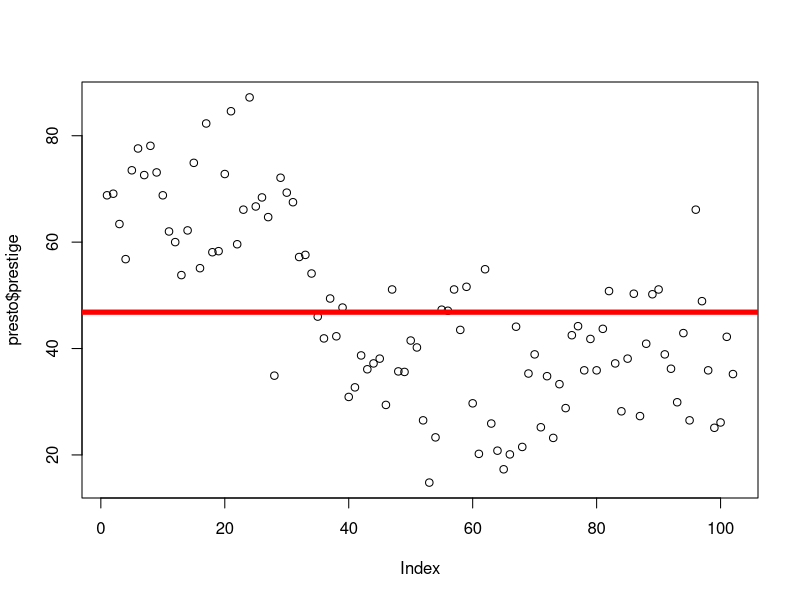
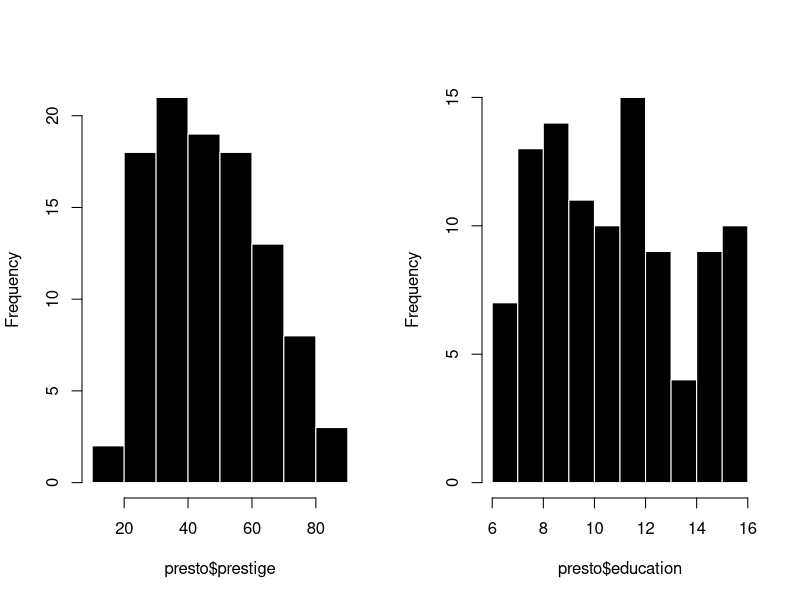
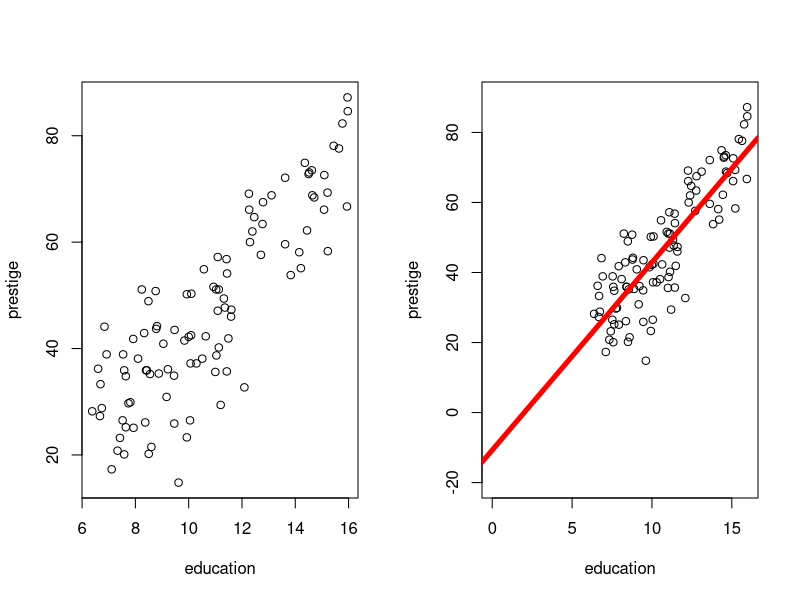
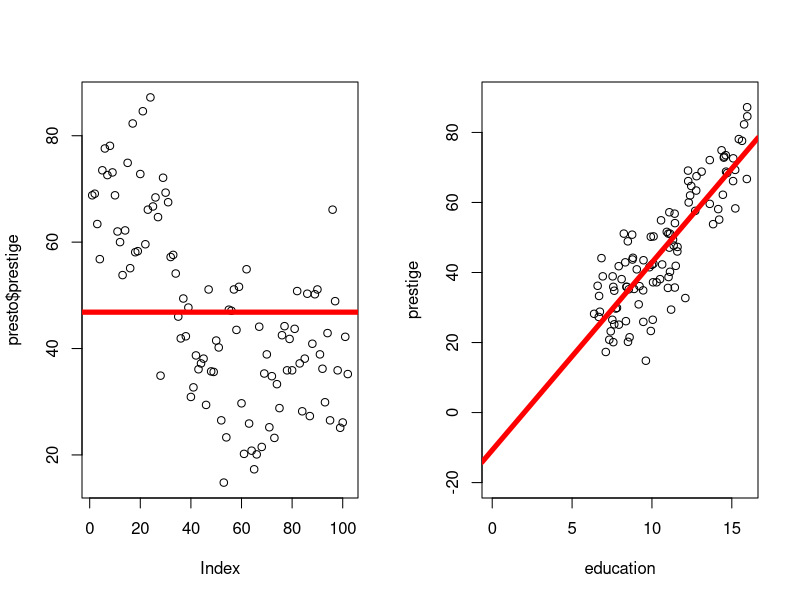
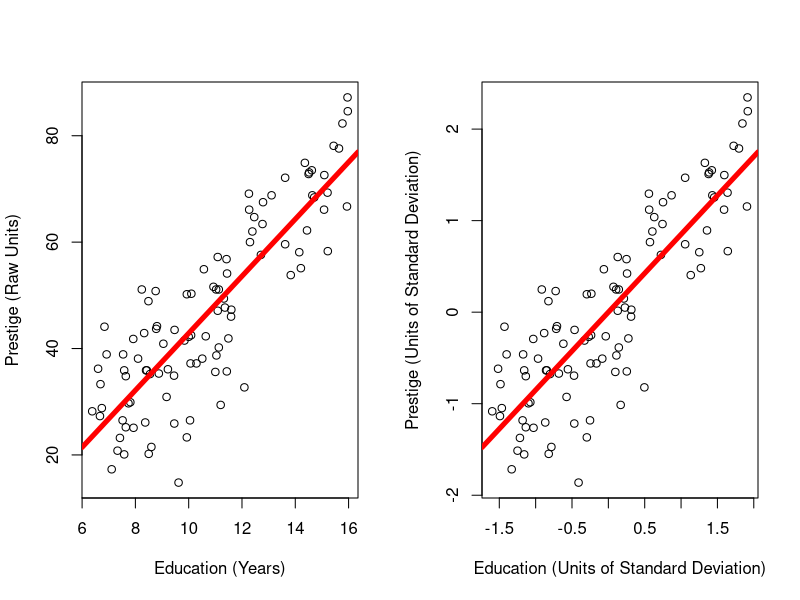

Here is the R script that generated these plots, in order:
## ---- chunk 1
# install.packages("car") # this installs a package - you only need to do this ONCE. Remove the # to run this code.
library(car) # loading the library - make sure you installed it first!
presto <- Prestige # creating a copy of the dataset so you don't mess something up :)
names(presto) # tadaa!!
## ---- chunk 2
plot(presto$prestige)
abline(h = mean(presto$prestige), lwd = 5, col = 'red',
       xlab = "Index (Individual Row Number)",
       ylab = "Individual Prestige Score")
## ---- chunk 3
    residual <- presto$prestige - mean(presto$prestige)
    sum(residual^2)
## ---- chunk 4
par(mfrow = c(1,2)) # splits my graphing window
hist(presto$prestige, col = 'black', bor = 'white', main = "")
hist(presto$education, col = 'black', bor = 'white', main = "")
## ---- chunk 5
plot(prestige ~ education, data = presto)
## ---- chunk 6
mod <- lm(prestige ~ education, data = presto) # this defines the model, and then saves it to an object (called mod)
coef(mod) # this shows me the values of the model
## ---- chunk 7
plot(prestige ~ education, data = presto, # plots the model again
     xlim = c(0, 16),  # changes my x-axis to range from 0 to 16
     ylim = c(-20,90)) # changes my y-axis to range from -15 to 90
abline(mod, col = 'red', lwd = 5) # this adds the line to my graph.
## ---- chunk 8
#| echo: false
lm(income ~ education, data = presto)
## ---- chunk 9
par(mfrow = c(1,2))
plot(presto$prestige)
abline(h = mean(presto$prestige), lwd = 5, col = 'red')
plot(prestige ~ education, data = presto, # plots the model again
     xlim = c(0, 16),  # changes my x-axis to range from 0 to 16
     ylim = c(-20,90)) # changes my y-axis to range from -15 to 90
abline(mod, col = 'red', lwd = 5) # this adds the line to my graph.
## ---- chunk 10
head(mod$residuals) # these are the residuals (the errors from our model)

head(mod$residuals^2) # these are the squared residuals

sum(mod$residuals^2) # these are the sum of the squared residuals when using the model to make predictions
## ---- chunk 11
SSM <- sum(mod$residuals^2) # saving the sum of the squared errors from the model
SST <- sum(residual^2) # saving the sum of the squared errors from the mean
SST - SSM # the difference in the squared errors from the mean vs. the model
## ---- chunk 12
(SST - SSM)/SST
## ---- chunk 13
plot(prestige ~ education, data = presto, 
     ylab = "Prestige (Raw Units)",
     xlab = "Education (Years)") 
mod <- lm(prestige ~ education, data = presto)
abline(mod, lwd = 5, col = 'red')
## ---- chunk 14
round(coef(mod), 2)
## ---- chunk 15
plot(scale(prestige) ~ scale(education), data = presto, 
     ylab = "Prestige (Units of Standard Deviation)",
     xlab = "Education (Units of Standard Deviation)") 
zmod <- lm(scale(prestige) ~ scale(education), data = presto)
abline(zmod, lwd = 5, col = 'red')
## ---- chunk 16
round(coef(zmod), 2)
## ---- chunk 17
cor(presto$prestige, presto$education) # the correlation
coef(zmod)[2] # the slope of our z-scored model
